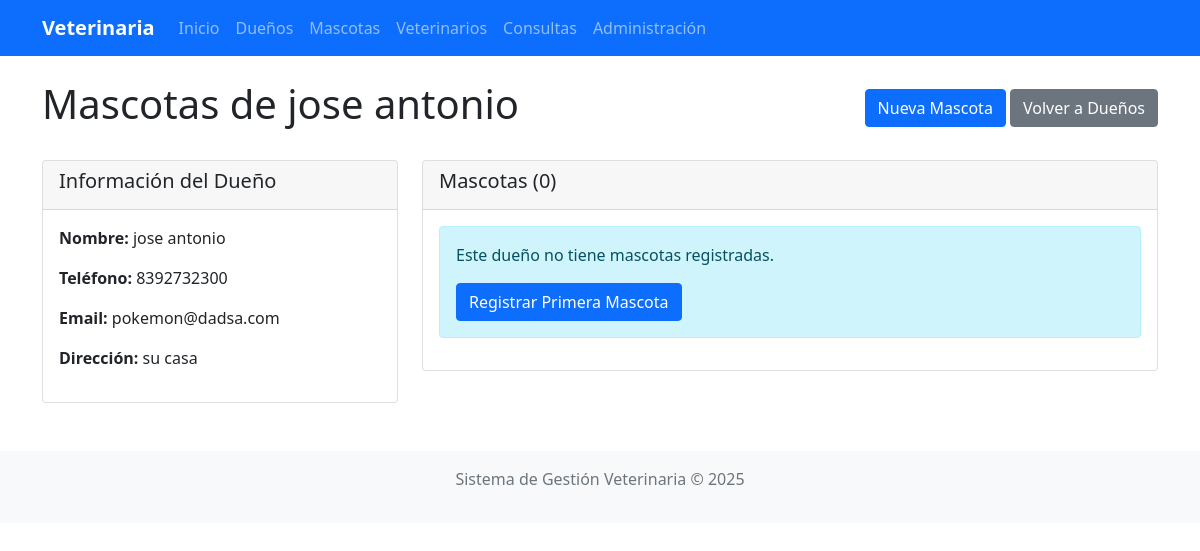
/duenos/8/mascotas/ (signed in), run on an earlier commit of the app's database.
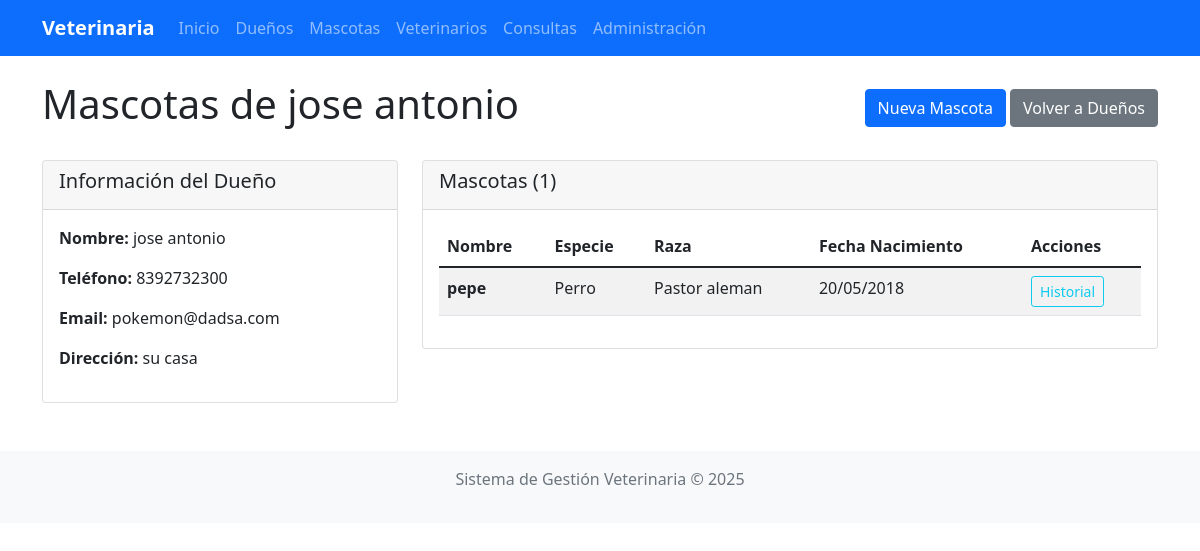
And on a later commit of the database.
### clinica/models.py (models this page shows, shortened)
class Mascota(models.Model):
    nombre = models.CharField(max_length=100)
    especie = models.CharField(max_length=50, blank=True, null=True)
    raza = models.CharField(max_length=50, blank=True, null=True)
    fecha_nacimiento = models.DateField(blank=True, null=True)
    dueno = models.ForeignKey(Dueno, on_delete=models.CASCADE)
    fecha_registro = models.DateTimeField(auto_now_add=True)
    activo = models.BooleanField(default=True)
    fecha_eliminacion = models.DateTimeField(blank=True, null=True)
    objects = SoftDeleteManager()

### clinica/views.py (the view)
# urls.py: path('duenos/<int:dueno_id>/mascotas/', views.mascotas_dueno, name='mascotas_dueno'),
@login_required
def mascotas_dueno(request, dueno_id):
    try:
        dueno = Dueno.objects.get(id=dueno_id)
        mascotas = Mascota.objects.filter(dueno=dueno, activo=True)
        return render(request, 'clinica/mascotas_dueno.html', {
            'dueno': dueno,
            'mascotas': mascotas
        })
    except Dueno.DoesNotExist:
        messages.error(request, 'Dueño no encontrado')
        return redirect('lista_duenos')

### clinica/models.py (called while the page is built)
    def get_queryset(self):
        return super().get_queryset().filter(activo=True)

### templates/clinica/mascotas_dueno.html (shortened to what this page needs)
{% extends 'base.html' %}
{% block content %}
<div class="d-flex justify-content-between align-items-center mb-4">
    <h1>Mascotas de {{ dueno.nombre }}</h1>
    <div>
        <a href="{% url 'agregar_mascota' %}" class="btn btn-primary">Nueva Mascota</a>
        <a href="{% url 'lista_duenos' %}" class="btn btn-secondary">Volver a Dueños</a>
    </div>
</div>
<div class="row">
    <div class="col-md-4">
        <div class="card">
            <div class="card-header">
                <h5>Información del Dueño</h5>
            </div>
            <div class="card-body">
                <p><strong>Nombre:</strong> {{ dueno.nombre }}</p>
                <p><strong>Teléfono:</strong> {{ dueno.telefono|default:"-" }}</p>
                <p><strong>Email:</strong> {{ dueno.email|default:"-" }}</p>
                <p><strong>Dirección:</strong> {{ dueno.direccion|default:"-" }}</p>
            </div>
        </div>
    </div>
    <div class="col-md-8">
        <div class="card">
            <div class="card-header d-flex justify-content-between align-items-center">
                <h5>Mascotas ({{ mascotas|length }})</h5>
            </div>
            <div class="card-body">
                {% if mascotas %}
                    <div class="table-responsive">
                        <table class="table table-striped table-hover">
                            <thead>
                                <tr>
                                    <th>Nombre</th>
                                    <th>Especie</th>
                                    <th>Raza</th>
                                    <th>Fecha Nacimiento</th>
                                    <th>Acciones</th>
                                </tr>
                            </thead>
                            <tbody>
                                {% for mascota in mascotas %}
                                <tr>
                                    <td><strong>{{ mascota.nombre }}</strong></td>
                                    <td>{{ mascota.especie|default:"-" }}</td>
                                    <td>{{ mascota.raza|default:"-" }}</td>
                                    <td>{{ mascota.fecha_nacimiento|date:"d/m/Y"|default:"-" }}</td>
                                    <td>
                                        <div class="btn-group btn-group-sm">
                                            <a href="{% url 'historial_mascota' mascota.id %}"
                                               class="btn btn-outline-info">Historial</a>
                                        </div>
                                    </td>
                                </tr>
                                {% endfor %}
                            </tbody>
                        </table>
                    </div>
                {% else %}
                    <div class="alert alert-info">
                        <p class="mb-3">Este dueño no tiene mascotas registradas.</p>
                        <a href="{% url 'agregar_mascota' %}" class="btn btn-primary">
                            Registrar Primera Mascota
                        </a>
                    </div>
                {% endif %}
            </div>
        </div>
    </div>
</div>
{% endblock %}

What changed in the data, as far as the page shows it:
added Mascota: nombre "pepe", especie "Perro", raza "Pastor aleman", fecha_nacimiento "20/05/2018"
Also different on the page:
{{ mascotas|length }}: "0" → "1"
text no longer shown: "Este dueño no tiene mascotas registradas. Registrar Primera Mascota"
text now shown: "Nombre Especie Raza Fecha Nacimiento Acciones"
